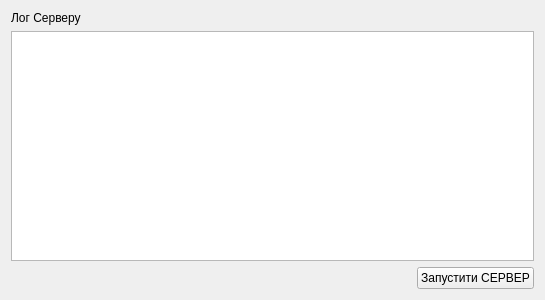
<?xml version="1.0" encoding="UTF-8"?>
<ui version="4.0">
 <class>ServerWindow</class>
 <widget class="QWidget" name="ServerWindow">
  <property name="geometry">
   <rect>
    <x>0</x>
    <y>0</y>
    <width>545</width>
    <height>300</height>
   </rect>
  </property>
  <property name="windowTitle">
   <string>Qt Simple Chat Server</string>
  </property>
  <layout class="QGridLayout" name="gridLayout">
   <item row="0" column="0" colspan="2">
    <widget class="QLabel" name="label">
     <property name="text">
      <string>Лог Серверу</string>
     </property>
    </widget>
   </item>
   <item row="1" column="0" colspan="2">
    <widget class="QPlainTextEdit" name="logEditor">
     <property name="readOnly">
      <bool>true</bool>
     </property>
    </widget>
   </item>
   <item row="2" column="0">
    <spacer name="horizontalSpacer">
     <property name="orientation">
      <enum>Qt::Horizontal</enum>
     </property>
     <property name="sizeHint" stdset="0">
      <size>
       <width>298</width>
       <height>20</height>
      </size>
     </property>
    </spacer>
   </item>
   <item row="2" column="1">
    <widget class="QPushButton" name="startStopButton">
     <property name="text">
      <string>Запустити СЕРВЕР</string>
     </property>
    </widget>
   </item>
  </layout>
 </widget>
 <resources/>
 <connections/>
</ui>
